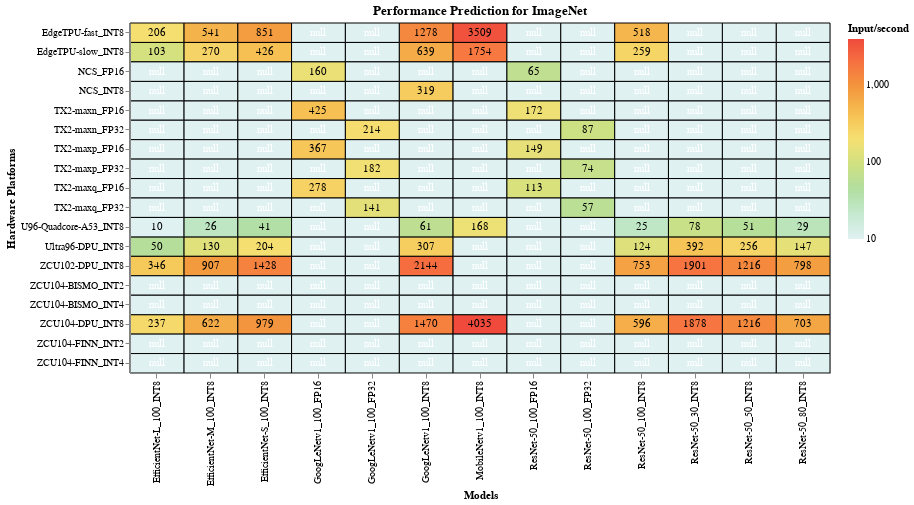

Here is the notebook cell this chart was saved with:
### Markdown cell above
For ImageNet, quantization combined with pruning also deliver some of best performance results.

### Code cell
#hide_input
%run scripts/altair_plots.py  #run the heatmaps script
#load imagenet dataset and plot it
#heatmap(pd.read_csv("data/cleaned_csv/performance_prediction_imagenet.csv"), 'lightgrey','Performance Prediction for Imagenet')
heatmap('data/performance_predictions_imagenet_mnist_cifar.csv', 'imagenet', 'Performance Prediction for ImageNet')

### Figure 1 — Vega-Lite specification as saved in the notebook (floating-point values rounded to 4 significant figures; data arrays with more than 128 entries replaced by an {"elided": "..."} marker saying what was removed)
{"config": {"view": {"continuousWidth": 400, "continuousHeight": 300}}, "layer": [{"mark": {"type": "rect", "invalid": null, "stroke": "black", "strokeWidth": 1}, "encoding": {"color": {"type": "quantitative", "field": "values", "scale": {"scheme": "lightmulti", "type": "log"}, "title": "Input/second"}, "tooltip": [{"type": "quantitative", "field": "values", "title": "Input/sec"}, {"type": "nominal", "field": "x", "title": "Model"}, {"type": "nominal", "field": "y", "title": "Hardware Platform"}], "x": {"type": "ordinal", "field": "x", "title": "Models"}, "y": {"type": "ordinal", "field": "y", "title": "Hardware Platforms"}}, "height": 350, "selection": {"selector011": {"type": "single", "on": "mouseover", "nearest": true}}, "title": "Performance Prediction for ImageNet", "width": 700}, {"mark": {"type": "text", "color": "white"}, "encoding": {"color": {"condition": {"value": "black", "test": "(datum.values > 1)"}, "value": "white"}, "text": {"type": "quantitative", "field": "values", "format": ".0f"}, "tooltip": [{"type": "quantitative", "field": "values", "format": ".0f", "title": "Input/sec"}, {"type": "nominal", "field": "x", "title": "Model"}, {"type": "nominal", "field": "y", "title": "Hardware Platform"}], "x": {"type": "ordinal", "field": "x", "title": "Models"}, "y": {"type": "ordinal", "field": "y", "title": "Hardware Platforms"}}}], "data": {"name": "data-94c9b60123e212c41d00483ffc1fe5df"}, "$schema": "https://vega.github.io/schema/vega-lite/v4.8.1.json", "datasets": {"data-94c9b60123e212c41d00483ffc1fe5df": {"elided": "234 records"}}}
